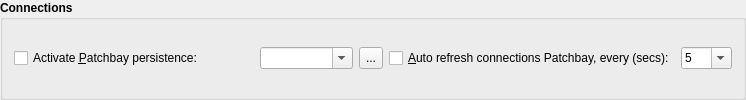
            <widget class="QGroupBox" name="ConnectionsGroupBox">
             <property name="font">
              <font>
               <weight>75</weight>
               <bold>true</bold>
              </font>
             </property>
             <property name="title">
              <string>Connections</string>
             </property>
             <property name="flat">
              <bool>true</bool>
             </property>
             <layout class="QGridLayout" name="_12">
              <item row="0" column="5">
               <widget class="QCheckBox" name="AutoRefreshCheckBox">
                <property name="sizePolicy">
                 <sizepolicy hsizetype="Preferred" vsizetype="Fixed">
                  <horstretch>0</horstretch>
                  <verstretch>0</verstretch>
                 </sizepolicy>
                </property>
                <property name="font">
                 <font>
                  <weight>50</weight>
                  <bold>false</bold>
                 </font>
                </property>
                <property name="toolTip">
                 <string>Whether to refresh the connections patchbay automatically</string>
                </property>
                <property name="text">
                 <string>&amp;Auto refresh connections Patchbay, every (secs):</string>
                </property>
                <property name="shortcut">
                 <string>Alt+A</string>
                </property>
               </widget>
              </item>
              <item row="0" column="0">
               <widget class="QCheckBox" name="ActivePatchbayCheckBox">
                <property name="minimumSize">
                 <size>
                  <width>240</width>
                  <height>0</height>
                 </size>
                </property>
                <property name="maximumSize">
                 <size>
                  <width>240</width>
                  <height>16777215</height>
                 </size>
                </property>
                <property name="font">
                 <font>
                  <weight>50</weight>
                  <bold>false</bold>
                 </font>
                </property>
                <property name="toolTip">
                 <string>Whether to activate a patchbay definition for connection persistence profile.</string>
                </property>
                <property name="text">
                 <string>Activate &amp;Patchbay persistence:</string>
                </property>
                <property name="shortcut">
                 <string>Alt+P</string>
                </property>
               </widget>
              </item>
              <item row="0" column="1" colspan="3">
               <widget class="QComboBox" name="ActivePatchbayPathComboBox">
                <property name="sizePolicy">
                 <sizepolicy hsizetype="Expanding" vsizetype="Fixed">
                  <horstretch>0</horstretch>
                  <verstretch>0</verstretch>
                 </sizepolicy>
                </property>
                <property name="font">
                 <font>
                  <weight>50</weight>
                  <bold>false</bold>
                 </font>
                </property>
                <property name="toolTip">
                 <string>Patchbay definition file to be activated as connection persistence profile</string>
                </property>
                <property name="editable">
                 <bool>true</bool>
                </property>
               </widget>
              </item>
              <item row="0" column="4">
               <widget class="QToolButton" name="ActivePatchbayPathToolButton">
                <property name="minimumSize">
                 <size>
                  <width>22</width>
                  <height>22</height>
                 </size>
                </property>
                <property name="maximumSize">
                 <size>
                  <width>24</width>
                  <height>24</height>
                 </size>
                </property>
                <property name="font">
                 <font>
                  <weight>50</weight>
                  <bold>false</bold>
                 </font>
                </property>
                <property name="focusPolicy">
                 <enum>Qt::TabFocus</enum>
                </property>
                <property name="toolTip">
                 <string>Browse for a patchbay definition file to be activated</string>
                </property>
                <property name="text">
                 <string>...</string>
                </property>
               </widget>
              </item>
              <item row="0" column="6">
               <widget class="QComboBox" name="TimeRefreshComboBox">
                <property name="sizePolicy">
                 <sizepolicy hsizetype="Preferred" vsizetype="Fixed">
                  <horstretch>0</horstretch>
                  <verstretch>0</verstretch>
                 </sizepolicy>
                </property>
                <property name="font">
                 <font>
                  <weight>50</weight>
                  <bold>false</bold>
                 </font>
                </property>
                <property name="toolTip">
                 <string>Time in seconds between each auto-refresh cycle</string>
                </property>
                <property name="editable">
                 <bool>true</bool>
                </property>
                <item>
                 <property name="text">
                  <string>5</string>
                 </property>
                </item>
                <item>
                 <property name="text">
                  <string>10</string>
                 </property>
                </item>
                <item>
                 <property name="text">
                  <string>20</string>
                 </property>
                </item>
                <item>
                 <property name="text">
                  <string>30</string>
                 </property>
                </item>
                <item>
                 <property name="text">
                  <string>60</string>
                 </property>
                </item>
                <item>
                 <property name="text">
                  <string>120</string>
                 </property>
                </item>
               </widget>
              </item>
             </layout>
            </widget>
